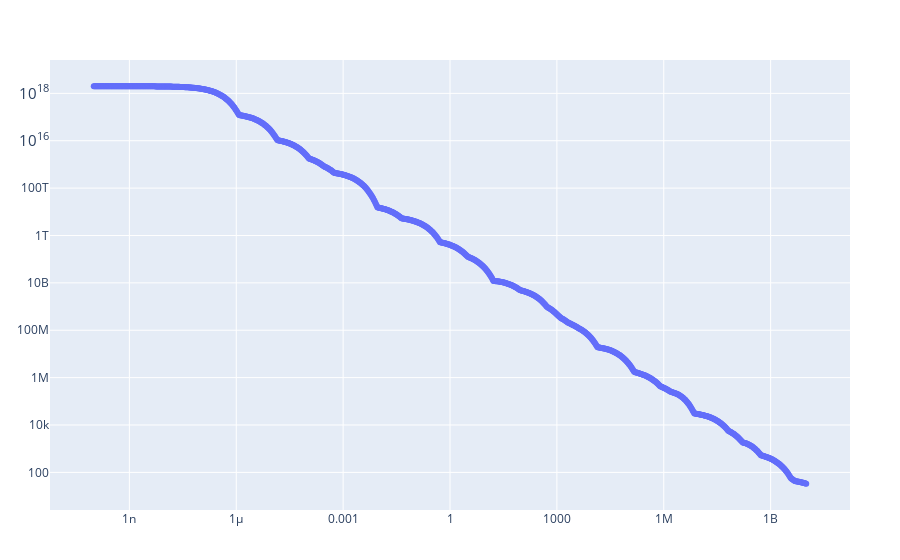

Notebook cell for this chart:
### Code cell
plot(scatter(max_power_df, x=:Time_seconds, y=:Power_watts, mode="markers",
text=:Isotope, color=:Isotope),
Layout(xaxis_type = "log", yaxis_type = "log", 
color = max_power_df[!, "Isotope"], show_scale =true))

### Figure 1 — Plotly figure (JSON) as saved in the notebook; plotly's stock layout.template omitted (floating-point values rounded to 4 significant figures; data arrays with more than 128 entries replaced by an {"elided": "..."} marker saying what was removed)
{"data": [{"color": {"elided": "1001 str values"}, "mode": "markers", "text": {"elided": "1001 str values"}, "type": "scatter", "x": {"elided": "1001 float values"}, "y": {"elided": "1001 float values"}}], "layout": {"color": {"elided": "1001 str values"}, "margin": {"b": 50, "l": 50, "r": 50, "t": 60}, "show": {"scale": true}, "xaxis": {"type": "log"}, "yaxis": {"type": "log"}}}
